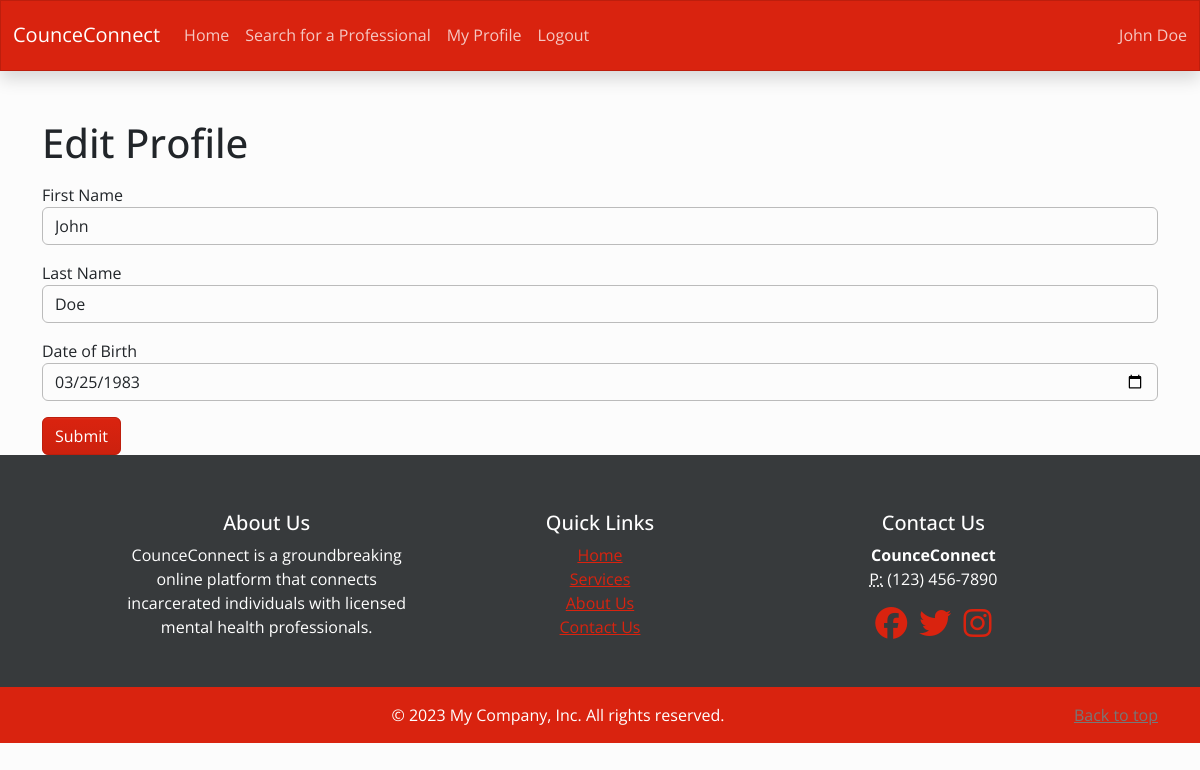
Screenshot of /patient/profile/edit (signed in) with the database file from the repository.
### app/models.py (models this page shows, shortened)
class User(UserMixin, db.Model):
    __tablename__ = 'user'
    id = db.Column(db.Integer, primary_key=True)
    username = db.Column(db.String(64), index=True, nullable=False,unique=True)
    email = db.Column(db.String(100), index=True, nullable=False,unique=True)
    password_hash = db.Column(db.String(128))
    user_type = db.Column(db.String(128), nullable=False)
    first_name = db.Column(db.String(64))
    last_name = db.Column(db.String(64))
    created = db.Column(db.DateTime, default=datetime.utcnow)
    modified = db.Column(db.DateTime, default=datetime.utcnow)
    __mapper_args__ = {
        'polymorphic_on': user_type,
        'polymorphic_identity': 'user'
    }

class Inmate(User):
    __tablename__ = 'inmate'
    id = db.Column(db.Integer, db.ForeignKey('user.id'), primary_key=True)
    institute = db.Column(db.Integer, db.ForeignKey('institute.id'))
    date_of_birth=db.Column(db.DateTime)
    medical_history=db.Column(db.String(500))
    appointments = db.relationship('Appointment', backref='consulting_patient', lazy='dynamic')
    __mapper_args__ = {
        'polymorphic_identity': 'inmate'
    }

### app/patient/patient.py (the view, shortened to what this page needs)
@patient_bp.route('/profile/edit',methods=['POST','GET'])
@login_required_patient
def edit_profile():
    user=current_user
    form=ProfileEditForm()
    form.first_name.data=user.first_name
    form.last_name.data=user.last_name
    form.date_of_birth.data=user.date_of_birth
    return render_template('edit_profile.html',form=form)

### app/patient/forms.py
class ProfileEditForm(FlaskForm):
    first_name = StringField('First Name', validators=[InputRequired()])
    last_name = StringField('Last Name', validators=[InputRequired()])
    date_of_birth = DateField('Date of Birth', validators=[InputRequired()], format='%Y-%m-%d')
    submit = SubmitField('Register')

### app/models.py (called while the page is built)
@login.user_loader
def load_user(id):
    return User.query.get(int(id))

### app/routes.py (called while the page is built)
def login_required_patient(f):
    @wraps(f)
    def decorated_function(*args, **kwargs):
        if not current_user.is_authenticated  or current_user.user_type=='professional':
            flash('You must be logged in to access this page')
            return redirect(url_for('auth.login', next=request.url))
        return f(*args, **kwargs)
    return decorated_function

### app/patient/templates/edit_profile.html (shortened to what this page needs)
{% extends "base.html" %}
{% block content %}
<div class="container mt-5">
<h1>Edit Profile</h1>
<form action="{{ url_for('patient.edit_profile') }}" method="POST">
    <div class="form-group mt-3 mb-3">
        {{ form.first_name.label }}<br>
        {{ form.first_name(class="form-control") }}
    </div>
    <div class="form-group mb-3">
        {{ form.last_name.label }}<br>
        {{ form.last_name(class="form-control") }}
    </div>
    <div class="form-group mb-3">
        {{ form.date_of_birth.label }}<br>
        {{ form.date_of_birth(class="form-control") }}
    </div>
    <button type="submit" class="btn btn-primary">Submit</button>
</form>
</div>
{% endblock %}

### app/templates/base.html (shortened to what this page needs)
<!doctype html>
<html lang="en">
<head>
    <link rel="stylesheet" href="{{ url_for('static', filename='css/bootstrap.min.css') }}">
    <link href="https://demos.creative-tim.com/soft-ui-design-system/assets/css/nucleo-icons.css" rel="stylesheet" />
    <link href="https://demos.creative-tim.com/soft-ui-design-system/assets/css/nucleo-svg.css" rel="stylesheet" />
</head>
<body>
<nav class="navbar navbar-expand-lg sticky-top navbar-dark bg-primary shadow ">
    <div class="container-fluid">
        <a class="navbar-brand" href="#">CounceConnect</a>
        <div class="collapse navbar-collapse" id="navbarSupportedContent">
            <ul class="navbar-nav me-auto mb-2 mb-lg-0">
                <li class="nav-item">
                    <a {% if request.path== url_for('index')%}
                    class="nav-link active"
                    {% else %} class="nav-link"
                    {% endif %}
                    aria-current="page" href="{{ url_for('index') }}">Home</a>
                </li>
                <li class="nav-item">
                    <a {% if request.path== url_for('search.search_professionals')%}
                    class="nav-link active"
                    {% else %} class="nav-link"
                    {% endif %}
                    aria-current="page" href="{{ url_for('search.search_professionals') }}">Search for a
                    Professional</a>
                </li>
                {% if not current_user.is_authenticated %}
                <li class="nav-item ">
                    <a {% if request.path== url_for('signup.signup')%}
                    class="nav-link active"
                    {% else %} class="nav-link"
                    {% endif %}
                    aria-current="page" href="{{ url_for('signup.signup') }}">Join Us</a>
                </li>
                {% else %}
                <li class="nav-item">
                    <a
                            {% if request.path== url_for('patient.profile') or request.path ==
                    url_for('professional.profile') %}
                    class="nav-link active"
                    {% else %} class="nav-link"
                    {% endif %}
                    aria-current="page"
                    {% if current_user.user_type== 'inmate' %}
                    href="{{url_for('patient.profile')}}"
                    {% else %}
                    href="{{url_for('professional.profile')}}"
                    {% endif %}
                    >My Profile</a>
                </li>
                <li class="nav-item">
                    <a class="nav-link" href="{{url_for('auth.logout')}}">Logout</a>
                </li>
                {% endif %}
            </ul>
            {% if current_user.is_authenticated %}
            <span class="navbar-text">
                            {{current_user.first_name}} {{current_user.last_name}}
            </span>
            {% endif %}
        </div>
    </div>
</nav>
{% block content %}{% endblock %}
<footer class="bg-dark text-light pt-4 text-center">
    <div class="container my-3 py-3 text-center" style="max-width:1000px">
        <div class="row">
            <div class="col-md-4">
                <h5>About Us</h5>
                <p>CounceConnect is a groundbreaking online platform that connects incarcerated individuals with licensed mental health professionals.  </p>
            </div>
            <div class="col-md-4">
                <h5>Quick Links</h5>
                <ul class="list-unstyled mx-auto">
                    <li><a href="#">Home</a></li>
                    <li><a href="#">Services</a></li>
                    <li><a href="#">About Us</a></li>
                    <li><a href="#">Contact Us</a></li>
                </ul>
            </div>
            <div class="col-md-4">
                <h5>Contact Us</h5>
                <address>
                    <strong>CounceConnect</strong><br>
                    <abbr title="Phone">P:</abbr> (123) 456-7890
                </address>
                <div class="social-icons">
                    <a href="#"><i class="fab fa-facebook fa-2x"></i></a>
                    <a href="#"><i class="fab fa-twitter fa-2x px-2"></i></a>
                    <a href="#"><i class="fab fa-instagram fa-2x"></i></a>
                </div>
            </div>
        </div>
    </div>
    <div class="bg-primary py-3">
        <div class="container text-center">
            <p class="mb-0">&copy; 2023 My Company, Inc. All rights reserved. <a class="float-end text-secondary" href="#">Back to top</a> </p>
        </div>
    </div>
</footer>
</body>
</html>

### rows the page displays
User: first_name "John", last_name "Doe"
Inmate: date_of_birth "03/25/1983"
